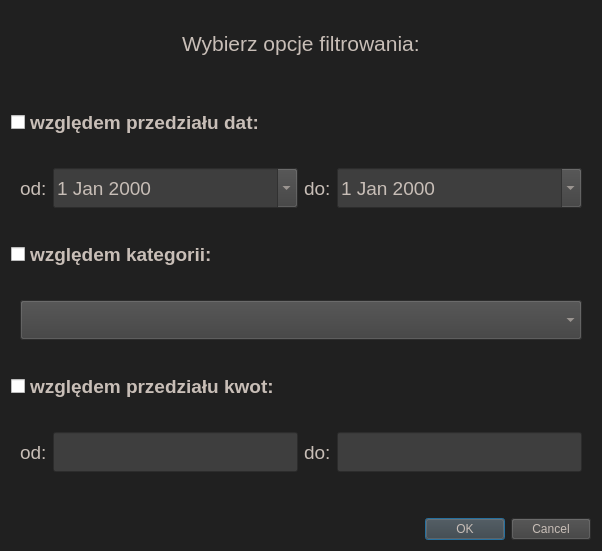
<?xml version="1.0" encoding="UTF-8"?>
<ui version="4.0">
 <class>filter_dialog</class>
 <widget class="QDialog" name="filter_dialog">
  <property name="geometry">
   <rect>
    <x>0</x>
    <y>0</y>
    <width>600</width>
    <height>509</height>
   </rect>
  </property>
  <property name="sizePolicy">
   <sizepolicy hsizetype="Fixed" vsizetype="Fixed">
    <horstretch>0</horstretch>
    <verstretch>0</verstretch>
   </sizepolicy>
  </property>
  <property name="windowTitle">
   <string>Dialog</string>
  </property>
  <property name="styleSheet">
   <string notr="true">QDialog { background-color: #202020 }

QLabel { color: #c8beb7 }

 QCheckBox { color: #c8beb7 }

QLineEdit { 
	color: #c8beb7;
	background-color: #3e3e3e
}

QDialogButtonBox QPushButton {
	background-color: #3e3e3e;
	color: #c8beb7
}

QComboBox {
	background-color: #3e3e3e;
	color: #c8beb7;
}

QComboBox QAbstractItemView {	/* zmiana kolorów listy rozwijanej */
	background-color: #3e3e3e;
	color: #c8beb7;
}


QDateEdit {
background-color: #3e3e3e;
color: #c8beb7;
}</string>
  </property>
  <layout class="QVBoxLayout" name="verticalLayout_2">
   <item>
    <spacer name="verticalSpacer_3">
     <property name="orientation">
      <enum>Qt::Vertical</enum>
     </property>
     <property name="sizeType">
      <enum>QSizePolicy::Fixed</enum>
     </property>
     <property name="sizeHint" stdset="0">
      <size>
       <width>20</width>
       <height>20</height>
      </size>
     </property>
    </spacer>
   </item>
   <item alignment="Qt::AlignHCenter">
    <widget class="QLabel" name="label">
     <property name="sizePolicy">
      <sizepolicy hsizetype="Fixed" vsizetype="Fixed">
       <horstretch>0</horstretch>
       <verstretch>0</verstretch>
      </sizepolicy>
     </property>
     <property name="font">
      <font>
       <pointsize>16</pointsize>
      </font>
     </property>
     <property name="text">
      <string>Wybierz opcje filtrowania:</string>
     </property>
    </widget>
   </item>
   <item>
    <spacer name="verticalSpacer_2">
     <property name="orientation">
      <enum>Qt::Vertical</enum>
     </property>
     <property name="sizeType">
      <enum>QSizePolicy::Fixed</enum>
     </property>
     <property name="sizeHint" stdset="0">
      <size>
       <width>20</width>
       <height>30</height>
      </size>
     </property>
    </spacer>
   </item>
   <item>
    <widget class="QCheckBox" name="dates_checkbox">
     <property name="sizePolicy">
      <sizepolicy hsizetype="Fixed" vsizetype="Fixed">
       <horstretch>0</horstretch>
       <verstretch>0</verstretch>
      </sizepolicy>
     </property>
     <property name="minimumSize">
      <size>
       <width>0</width>
       <height>60</height>
      </size>
     </property>
     <property name="font">
      <font>
       <pointsize>14</pointsize>
       <weight>75</weight>
       <bold>true</bold>
      </font>
     </property>
     <property name="text">
      <string>względem przedziału dat:</string>
     </property>
    </widget>
   </item>
   <item>
    <widget class="QWidget" name="dates_widget" native="true">
     <property name="sizePolicy">
      <sizepolicy hsizetype="Fixed" vsizetype="Fixed">
       <horstretch>0</horstretch>
       <verstretch>0</verstretch>
      </sizepolicy>
     </property>
     <property name="minimumSize">
      <size>
       <width>580</width>
       <height>60</height>
      </size>
     </property>
     <layout class="QHBoxLayout" name="horizontalLayout">
      <item>
       <widget class="QLabel" name="label_3">
        <property name="sizePolicy">
         <sizepolicy hsizetype="Fixed" vsizetype="Preferred">
          <horstretch>0</horstretch>
          <verstretch>0</verstretch>
         </sizepolicy>
        </property>
        <property name="minimumSize">
         <size>
          <width>10</width>
          <height>0</height>
         </size>
        </property>
        <property name="font">
         <font>
          <pointsize>14</pointsize>
         </font>
        </property>
        <property name="text">
         <string>od:</string>
        </property>
       </widget>
      </item>
      <item>
       <widget class="QDateEdit" name="date_from">
        <property name="minimumSize">
         <size>
          <width>0</width>
          <height>40</height>
         </size>
        </property>
        <property name="font">
         <font>
          <pointsize>14</pointsize>
         </font>
        </property>
        <property name="styleSheet">
         <string notr="true">QCalendarWidget QWidget { background-color: #c8beb7; }	/* calosc */ 

QCalendarWidget QWidget { alternate-background-color: #c8beb7; } /* naglowek z nazwami dni */

QCalendarWidget QToolButton { color: black; }	/* najwyzszy naglowek - czcionka*/</string>
        </property>
        <property name="calendarPopup">
         <bool>true</bool>
        </property>
       </widget>
      </item>
      <item>
       <widget class="QLabel" name="label_4">
        <property name="sizePolicy">
         <sizepolicy hsizetype="Fixed" vsizetype="Preferred">
          <horstretch>0</horstretch>
          <verstretch>0</verstretch>
         </sizepolicy>
        </property>
        <property name="font">
         <font>
          <pointsize>14</pointsize>
         </font>
        </property>
        <property name="text">
         <string>do:</string>
        </property>
       </widget>
      </item>
      <item>
       <widget class="QDateEdit" name="date_to">
        <property name="minimumSize">
         <size>
          <width>0</width>
          <height>40</height>
         </size>
        </property>
        <property name="font">
         <font>
          <pointsize>14</pointsize>
         </font>
        </property>
        <property name="styleSheet">
         <string notr="true">QCalendarWidget QWidget { background-color: #c8beb7; }	/* calosc */ 

QCalendarWidget QWidget { alternate-background-color: #c8beb7; } /* naglowek z nazwami dni */

QCalendarWidget QToolButton { color: black; }	/* najwyzszy naglowek - czcionka*/</string>
        </property>
        <property name="calendarPopup">
         <bool>true</bool>
        </property>
       </widget>
      </item>
     </layout>
    </widget>
   </item>
   <item>
    <widget class="QCheckBox" name="categories_checkbox">
     <property name="sizePolicy">
      <sizepolicy hsizetype="Fixed" vsizetype="Fixed">
       <horstretch>0</horstretch>
       <verstretch>0</verstretch>
      </sizepolicy>
     </property>
     <property name="minimumSize">
      <size>
       <width>0</width>
       <height>60</height>
      </size>
     </property>
     <property name="font">
      <font>
       <pointsize>14</pointsize>
       <weight>75</weight>
       <bold>true</bold>
      </font>
     </property>
     <property name="text">
      <string>względem kategorii:</string>
     </property>
    </widget>
   </item>
   <item>
    <widget class="QWidget" name="category_widget" native="true">
     <property name="sizePolicy">
      <sizepolicy hsizetype="Fixed" vsizetype="Fixed">
       <horstretch>0</horstretch>
       <verstretch>0</verstretch>
      </sizepolicy>
     </property>
     <property name="minimumSize">
      <size>
       <width>580</width>
       <height>60</height>
      </size>
     </property>
     <layout class="QVBoxLayout" name="verticalLayout">
      <item>
       <widget class="QComboBox" name="category_combobox">
        <property name="minimumSize">
         <size>
          <width>0</width>
          <height>40</height>
         </size>
        </property>
        <property name="font">
         <font>
          <pointsize>14</pointsize>
         </font>
        </property>
       </widget>
      </item>
     </layout>
    </widget>
   </item>
   <item>
    <widget class="QCheckBox" name="amount_checkbox">
     <property name="sizePolicy">
      <sizepolicy hsizetype="Fixed" vsizetype="Fixed">
       <horstretch>0</horstretch>
       <verstretch>0</verstretch>
      </sizepolicy>
     </property>
     <property name="minimumSize">
      <size>
       <width>0</width>
       <height>60</height>
      </size>
     </property>
     <property name="font">
      <font>
       <pointsize>14</pointsize>
       <weight>75</weight>
       <bold>true</bold>
      </font>
     </property>
     <property name="text">
      <string>względem przedziału kwot:</string>
     </property>
    </widget>
   </item>
   <item>
    <widget class="QWidget" name="amount_widget" native="true">
     <property name="sizePolicy">
      <sizepolicy hsizetype="Fixed" vsizetype="Fixed">
       <horstretch>0</horstretch>
       <verstretch>0</verstretch>
      </sizepolicy>
     </property>
     <property name="minimumSize">
      <size>
       <width>580</width>
       <height>60</height>
      </size>
     </property>
     <layout class="QHBoxLayout" name="horizontalLayout_2">
      <item>
       <widget class="QLabel" name="label_7">
        <property name="font">
         <font>
          <pointsize>14</pointsize>
         </font>
        </property>
        <property name="text">
         <string>od:</string>
        </property>
       </widget>
      </item>
      <item>
       <widget class="QLineEdit" name="amount_min">
        <property name="minimumSize">
         <size>
          <width>0</width>
          <height>40</height>
         </size>
        </property>
        <property name="font">
         <font>
          <pointsize>14</pointsize>
         </font>
        </property>
       </widget>
      </item>
      <item>
       <widget class="QLabel" name="label_8">
        <property name="font">
         <font>
          <pointsize>14</pointsize>
         </font>
        </property>
        <property name="text">
         <string>do:</string>
        </property>
       </widget>
      </item>
      <item>
       <widget class="QLineEdit" name="amount_max">
        <property name="minimumSize">
         <size>
          <width>0</width>
          <height>40</height>
         </size>
        </property>
        <property name="font">
         <font>
          <pointsize>14</pointsize>
         </font>
        </property>
       </widget>
      </item>
     </layout>
    </widget>
   </item>
   <item>
    <spacer name="verticalSpacer">
     <property name="orientation">
      <enum>Qt::Vertical</enum>
     </property>
     <property name="sizeType">
      <enum>QSizePolicy::Fixed</enum>
     </property>
     <property name="sizeHint" stdset="0">
      <size>
       <width>20</width>
       <height>30</height>
      </size>
     </property>
    </spacer>
   </item>
   <item alignment="Qt::AlignRight">
    <widget class="QDialogButtonBox" name="buttonBox">
     <property name="sizePolicy">
      <sizepolicy hsizetype="Fixed" vsizetype="Fixed">
       <horstretch>0</horstretch>
       <verstretch>0</verstretch>
      </sizepolicy>
     </property>
     <property name="orientation">
      <enum>Qt::Horizontal</enum>
     </property>
     <property name="standardButtons">
      <set>QDialogButtonBox::Cancel|QDialogButtonBox::Ok</set>
     </property>
    </widget>
   </item>
  </layout>
 </widget>
 <resources/>
 <connections>
  <connection>
   <sender>buttonBox</sender>
   <signal>accepted()</signal>
   <receiver>filter_dialog</receiver>
   <slot>accept()</slot>
   <hints>
    <hint type="sourcelabel">
     <x>248</x>
     <y>254</y>
    </hint>
    <hint type="destinationlabel">
     <x>157</x>
     <y>274</y>
    </hint>
   </hints>
  </connection>
  <connection>
   <sender>buttonBox</sender>
   <signal>rejected()</signal>
   <receiver>filter_dialog</receiver>
   <slot>reject()</slot>
   <hints>
    <hint type="sourcelabel">
     <x>316</x>
     <y>260</y>
    </hint>
    <hint type="destinationlabel">
     <x>286</x>
     <y>274</y>
    </hint>
   </hints>
  </connection>
 </connections>
</ui>
